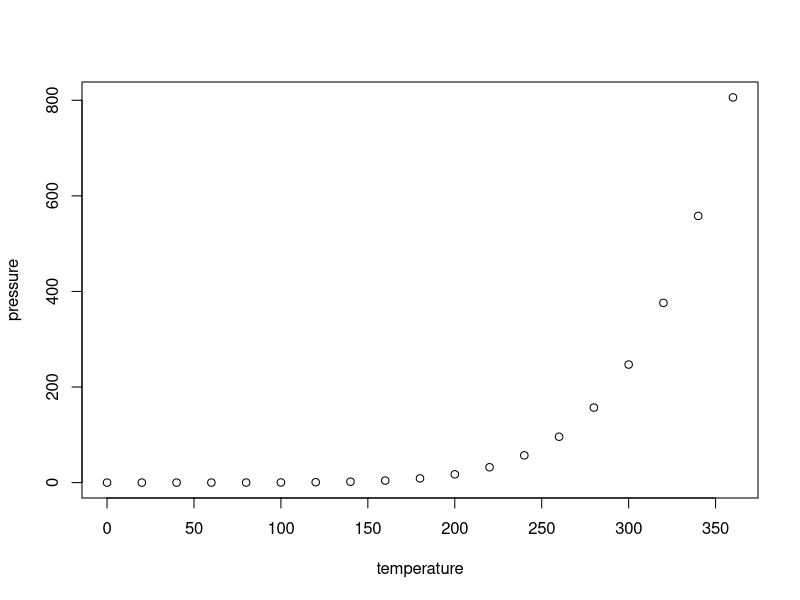
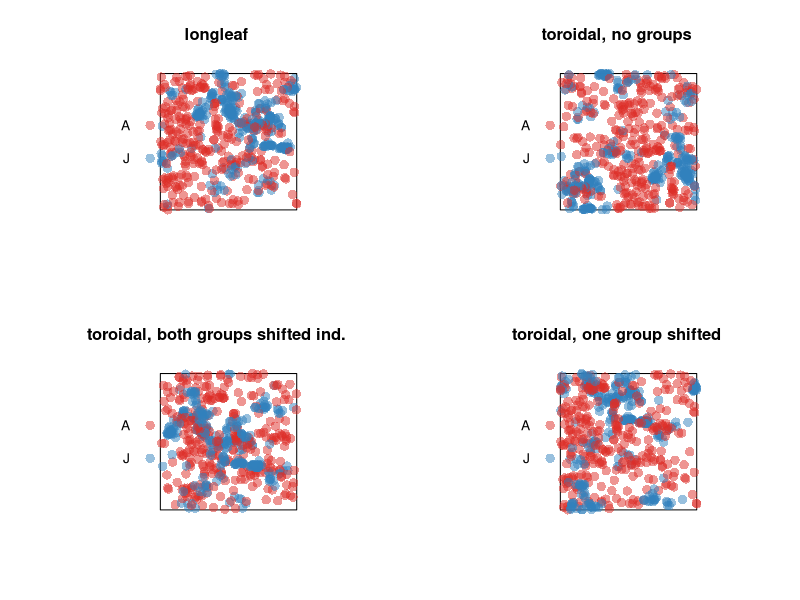
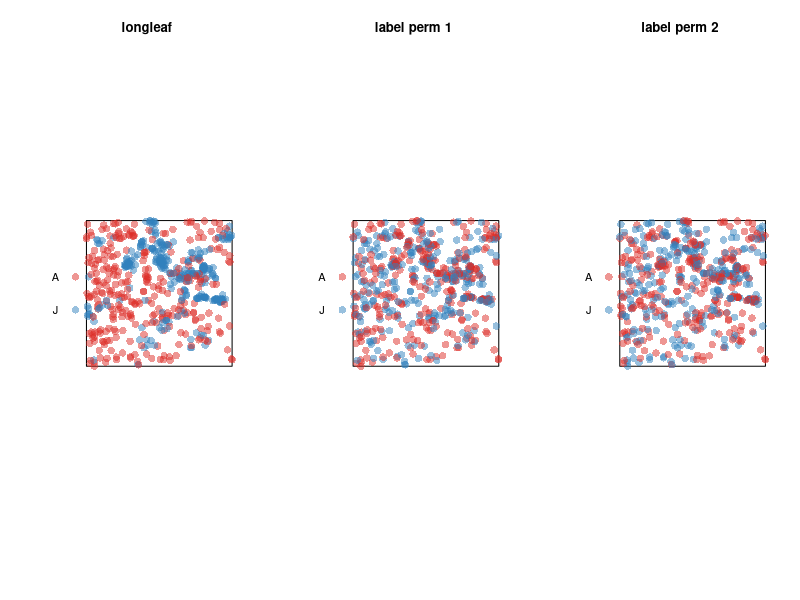
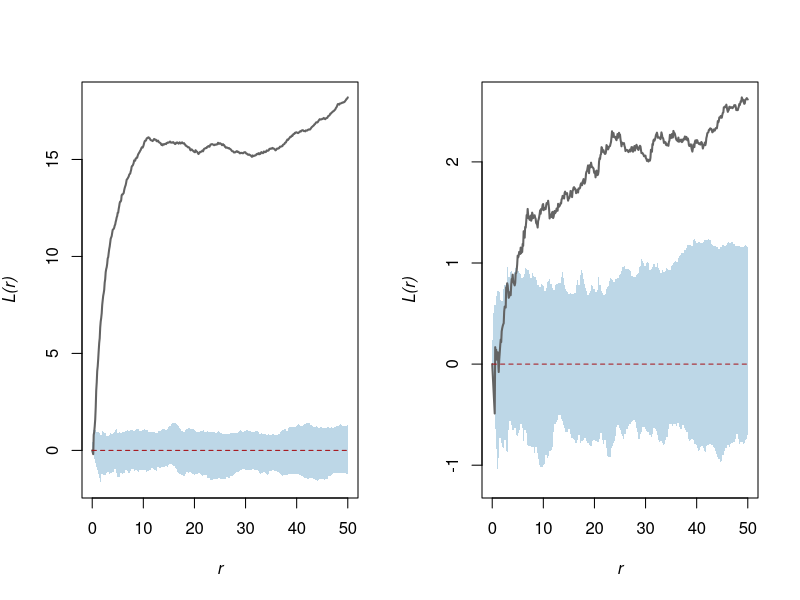
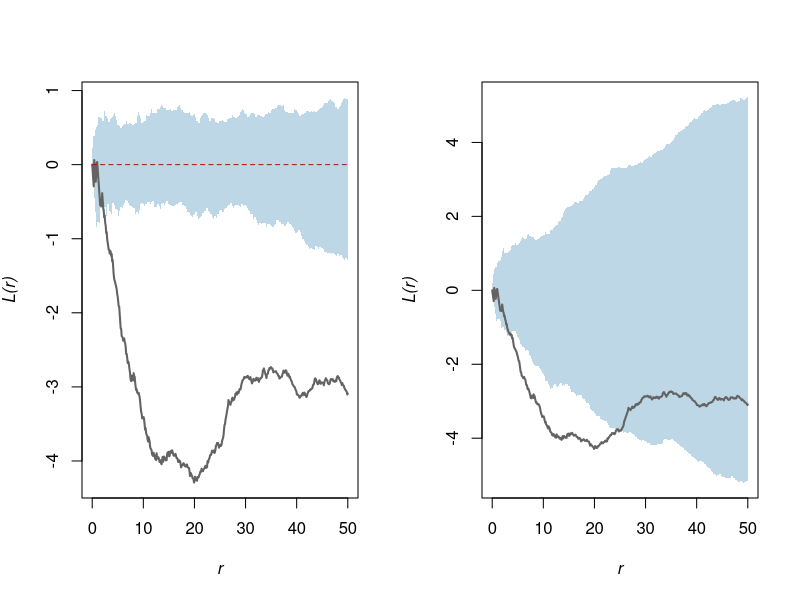
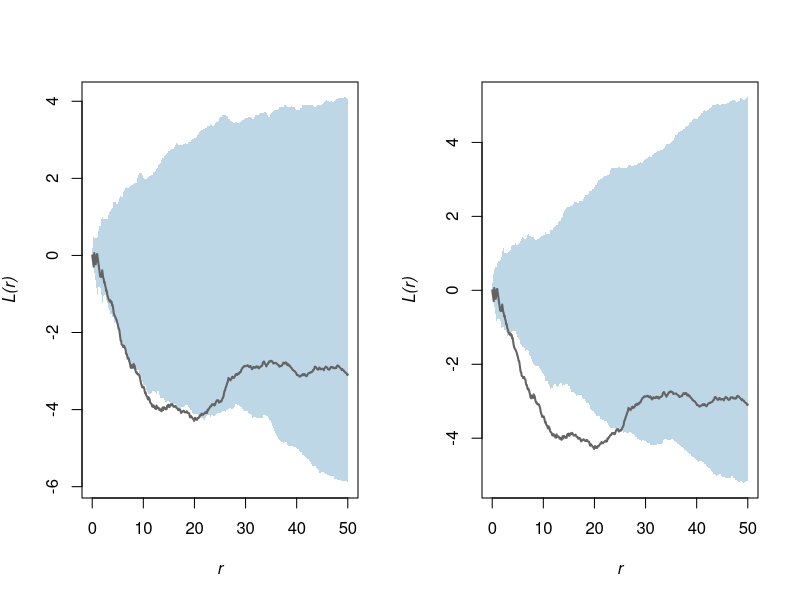
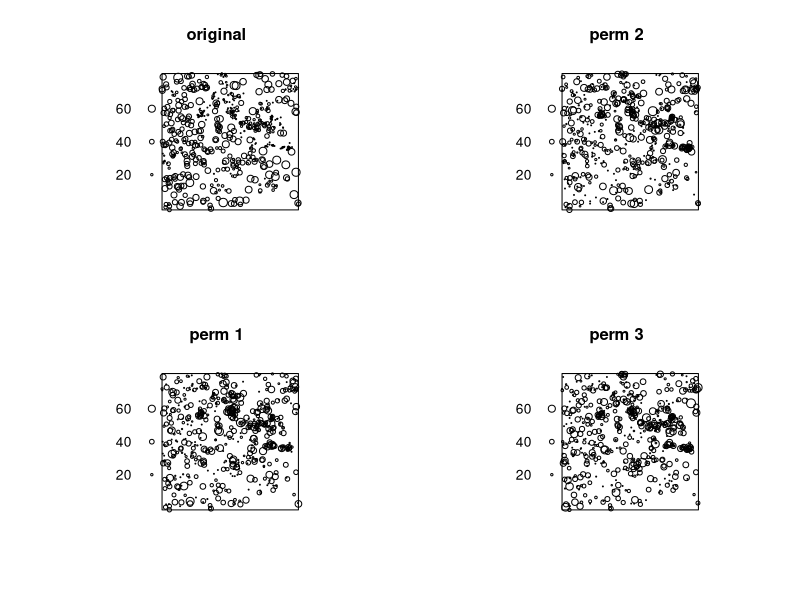
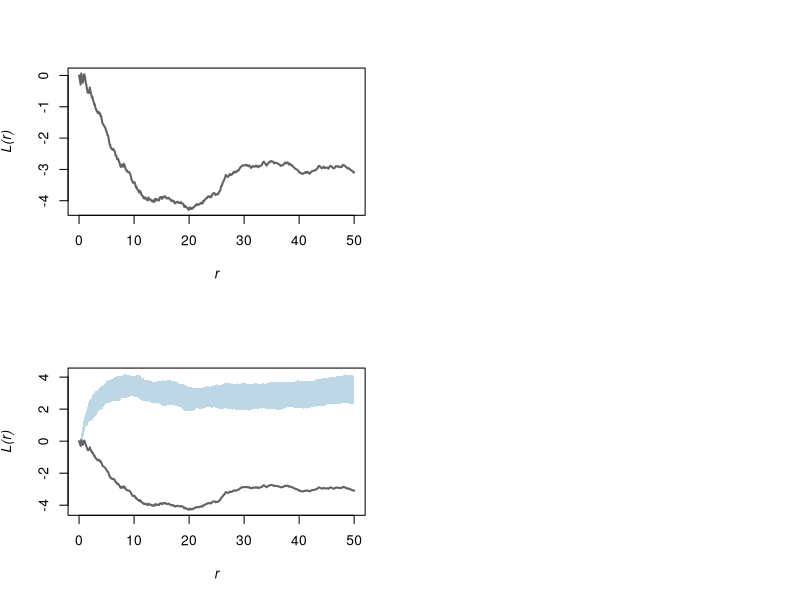

These charts were generated, in order, by the following R code:
## ---- chunk 1
knitr::opts_chunk$set(echo = TRUE)
## ---- chunk 2
summary(cars)
## ---- chunk 3
plot(pressure)
## ---- chunk 4
#-+-+-+-+-+-+-+-+-+-+-+-+-+-+-+-+-+-+-+-+-+-+-+-+-+-+-+-+-+-+-+-+
library(spatstat)
library(RColorBrewer)
data(longleaf)
## ---- chunk 5
class(longleaf)
## ---- chunk 6
#-+-+-+-+-+-+-+-+-+-+-+-+-+-+-+-+-+-+-+-+-+-+-+-+-+-+-+-+-+-+-+-+
# function to automate K to L conversion 
KtoL <- function(Kobj){
    # Function to convert Kest objects to Lest objects
    list(
        r=Kobj$r,
        obs=sqrt(Kobj$obs / pi) - Kobj$r,
        lo=sqrt(Kobj$lo / pi) - Kobj$r,
        hi=sqrt(Kobj$hi / pi) - Kobj$r,
        theo=sqrt(Kobj$theo / pi) - Kobj$r
    )
}
## ---- chunk 7
#-+-+-+-+-+-+-+-+-+-+-+-+-+-+-+-+-+-+-+-+-+-+-+-+-+-+-+-+-+-+-+-+
# notice here how we pass additional, unspecified arguments to the plot function!
# we use that in the final lines of this demo to provide a title using the "main"
# argument to plot
# plotting function - use this for HW 
PlotKenvAsL <- function(Kobj, poly_col="#BDD7E7", obs_col="#636363", exp_col="#A50F15", ...){
    # Function to make nice plots of Kest envelope objects transformed to L
    Lobj <- KtoL(Kobj)
    polyx <- c(Lobj$r, rev(Lobj$r))
    polyy <- c(Lobj$lo, rev(Lobj$hi))
    xlim <- range(Lobj$r)
    ylim <- range(c(Lobj$obs, Lobj$theo, Lobj$lo, Lobj$hi))
    plot(NA, NA, xlim=xlim, ylim=ylim, type="n", xlab=expression(italic("r")), ylab=expression(italic("L(r)")), ...)
    polygon(x=polyx, y=polyy, col=poly_col, border=NA)
    points(Lobj$r, Lobj$obs, type="l", lty=1, col=obs_col, lwd=2)
    if(length(Lobj$theo) > 0) points(Lobj$r, Lobj$theo, type="l", lty=2, col=exp_col)
}
## ---- chunk 8
# rshift example
t_red <- rgb(t(col2rgb(brewer.pal(5, "Reds")[4])), max=255, alpha=0.5*255)
t_blue <- rgb(t(col2rgb(brewer.pal(5, "Blues")[4])), max=255, alpha=0.5*255)
plot_cols <- c(t_red, t_blue) # transparent red/blue for bivariate ppp
## ---- chunk 9
# change the marks to "J" and "A" for juvenile and adults
tmp <- longleaf
marks(tmp) <- rep("J", length(marks(longleaf)))
marks(tmp)[marks(longleaf) >= 25] <- "A"
## ---- chunk 10
# compare rshift options
# the rshift function is very important to understand 
layout(matrix(1:4, nrow=2, byrow=T))
plot(tmp, cols=plot_cols, chars=16, cex=1.5, main="longleaf") # original pattern
# rshift w/o specifying "group" shifts everything together
# this is the torodial shift with no groups 
# only supply the edge arguments - the patterns are exactly the same but both the patterns are shifted 
plot(rshift(tmp, edge="torus"), cols=plot_cols, chars=16, cex=1.5, main="toroidal, no groups")
# rshift specifying group (as a factor!) shifts each one independently
plot(rshift(tmp, group=as.factor(marks(tmp)), edge="torus"), cols=plot_cols, chars=16, cex=1.5, main="toroidal, both groups shifted ind.")
# rshift with groups, and using "which" to shift just juvenile ("J") types
# the which argument measn that you only shift one group 
# for the purpose of the null, it does not matter which ppp you are shifting 
plot(rshift(tmp, group=as.factor(marks(tmp)), which="J", edge="torus"), cols=plot_cols, chars=16, cex=1.5, main="toroidal, one group shifted")
## ---- chunk 11
# rlabel example
layout(matrix(1:3, nrow=1))
plot(tmp, cols=plot_cols, chars=16, cex=1.5, main="longleaf") # original pattern
plot(rlabel(tmp), cols=plot_cols, chars=16, cex=1.5, main="label perm 1") # random label perm
plot(rlabel(tmp), cols=plot_cols, chars=16, cex=1.5, main="label perm 2") # random lable perm
# notice that the original pattern is preserved, just the "J" or "A" designation is changed
## ---- chunk 12
#-+-+-+-+-+-+-+-+-+-+-+-+-+-+-+-+-+-+-+-+-+-+-+-+-+-+-+-+-+-+-+-+
# univariate point patterns
# can use the envelope command to create the envelope for 
ll_env_juv <- envelope(longleaf[marks(longleaf) <=15 ], Kest)
ll_env_mat <- envelope(longleaf[marks(longleaf) >= 25 ], Kest)
layout(matrix(1:2, nrow=1))
PlotKenvAsL(ll_env_juv)
PlotKenvAsL(ll_env_mat)
## ---- chunk 13
# Important: the default method of simulating reference point patterns w/ envelope is CSR!
# bivariate w/ envelopes from default method (CSR but the right number of relative marks)
# far fewer J group around A group than we expect
# But this is wrong because it does not perserve the spatial pattterns of the input data - i.e. it does not do the torodial shift 
ll_env_csr <- envelope(longleaf, Kmulti, I=marks(longleaf) <= 15, J=marks(longleaf) >= 25)
PlotKenvAsL(ll_env_csr)
## ---- chunk 14
# to test independence of point pattern processes, conditioned on univariate patterns, we
# need a toroidal shift (which we can do since this is a rectangular window) that shifts one
# or both of the juvenile and adult patterns independently, but preserves each univariate pattern
# we can use rshift, but keep in mind that we must use "group" since this isn't a multitype ppp
# we'll also define a function to supply the marks and use that for "I" and "J"
# Need to simulate the expression BEFORE you evaluate the marks - so that marks aren't set in stone and be assigned correctly 
fJ <- function(x) marks(x) <= 15
fA <- function(x) marks(x) >= 25
# This is the correct way to do inference 
# there is still a range between 4 and 25 where there are fewer A points near B points - can be confident that replusion is happening at these scales 
ll_env_toroidal <- envelope(longleaf, Kmulti, I=fJ, J=fA, simulate=expression(rshift(longleaf, group=as.factor(marks(longleaf)<=15), edge="torus")))
PlotKenvAsL(ll_env_toroidal)
## ---- chunk 15
print(longleaf)
## ---- chunk 16
# we can verify that rshift() is doing what we expect, and demonstrate that we could supply
# any sort of custom function to the "simulate" argument of envelope()
# Josh is writing his own shift function
MyShift <- function(x){
    # performs toroidal shift on the longleaf dataset
    # by shifting each juvenile and adult univariate ppp independently
    x_a <- longleaf[marks(longleaf) <= 15]
    x_b <- longleaf[marks(longleaf) >= 25]
    x_a <- rshift(x_a, edge="torus")
    x_b <- rshift(x_b, edge="torus")
    X <- superimpose(x_a, x_b)
    return(X)
}
## ---- chunk 17
ll_env_toroidal_byhand <- envelope(longleaf, Kmulti, I=fJ, J=fA, simulate=expression(MyShift(longleaf)))
## ---- chunk 18
# plot them together to see that they're close enough to be convinced that differences are
# probably due to stochastic simulation processes and a relatively small set of simulations
# you can use the "nsim" argument to envelope() to increase the number of simulations, and thus
# gain greater certainty about the envelopes, but pay attention to "nrank" argument and read the
# full envelope() help so you'll know which values are plotted
# There is an element of stochasticity in this process
layout(matrix(1:2, nrow=1))
PlotKenvAsL(ll_env_toroidal_byhand)
PlotKenvAsL(ll_env_toroidal)
## ---- chunk 19
#-+-+-+-+-+-+-+-+-+-+-+-+-+-+-+-+-+-+-+-+-+-+-+-+-+-+-+-+-+-+-+-+
# what about a label permutation? Well, that's a bit easier using rlabel()
# first, let's see what it does:
layout(matrix(1:4, nrow=2))
plot(longleaf, main="original")
plot(rlabel(longleaf), main="perm 1")
plot(rlabel(longleaf), main="perm 2")
plot(rlabel(longleaf), main="perm 3")
# note that the locations are preserved, but the marks have been randomly reassigned
## ---- chunk 20
# first try...
ll_env_labelperm <- envelope(longleaf, Kmulti, I=marks(longleaf) <= 15, J=marks(longleaf) >= 25, simulate=expression(rlabel(longleaf)))
PlotKenvAsL(ll_env_labelperm)
## ---- chunk 21
# why don't we have an envelope?
# We undid all the scrambling that we did first - that's why the low and high boundaries are the same and thus no confidence envlope was not created 
# need to think about the order critcially - need to use the F and J function to get around this 
names(ll_env_labelperm)
identical(ll_env_labelperm$lo, ll_env_labelperm$hi) # so the upper and lower bounds are the same?
# the thing is, our "simulate=" expression was fine, but since we specified the I and J args
# to envelope() by referencing the original longleaf dataset, and we don't change the point locations
# we just end up reassigning the labels. That is, we undo the permutation w/ our I and J expression
# we need to instead write functions, as above, that assign the labels based on the marks of each
## ---- chunk 22
# simulated point pattern independently (borrowing the same functions as above)
# Josh would argue for the torodial shift approach in this case 
ll_env_labelperm <- envelope(longleaf, Kmulti, I=fJ, J=fA, simulate=expression(rlabel(longleaf)))
PlotKenvAsL(ll_env_labelperm)
## ---- chunk 23
#-+-+-+-+-+-+-+-+-+-+-+-+-+-+-+-+-+-+-+-+-+-+-+-+-+-+-+-+-+-+-+-+
# now let's plot them all together
layout(matrix(1:3, nrow=1))
PlotKenvAsL(ll_env_csr, main="Default envelope() CSR")
PlotKenvAsL(ll_env_toroidal, main="Toroidal Shift", poly_col=brewer.pal(5, "Reds")[2])
PlotKenvAsL(ll_env_labelperm, main="Label Permutation", poly_col=brewer.pal(5, "Greens")[2])
# default envelope - no spatial pattern preserved 
# toroidal - right approach - breaking the spatial relationship 
# label permuation - wrong bc the process did not decide whether the tree is juvenile or adult - looks more at the interaction between the points 
